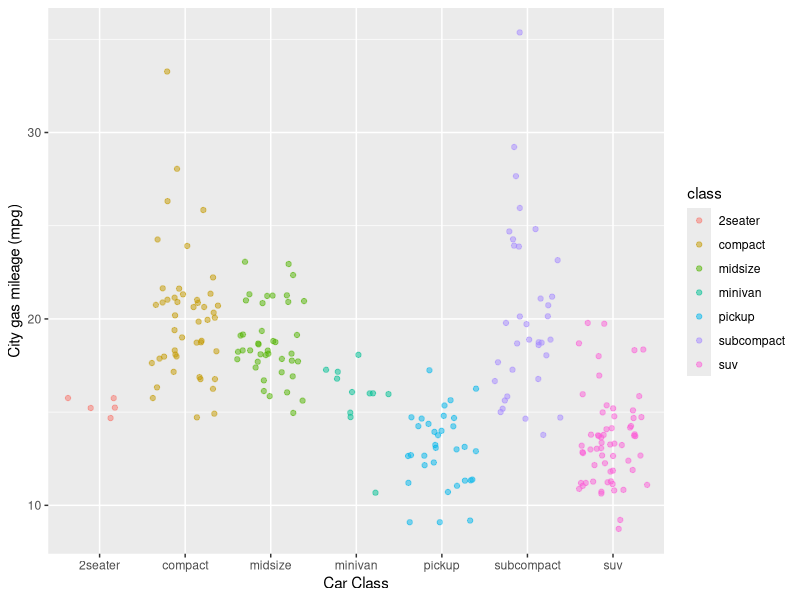

This chart was generated by the following R code:
## ---- chunk 1
knitr::opts_chunk$set(echo = TRUE)
library(tidyverse)
## ---- chunk 2
ggplot(data = mpg, aes(x = class, y = cty)) +
	geom_jitter(aes(color = class), alpha = 0.5) +
  labs(x = "Car Class", y = "City gas mileage (mpg)")
